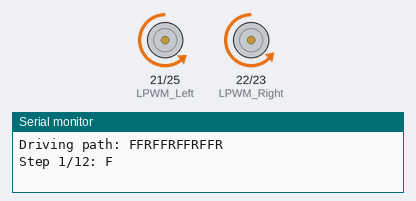
Bench run of a sketch on a simulated ESP32. On the bench: motor-driver pin pairs drawn as motors (green arrow = first pin HIGH = forward, orange = second pin HIGH = backward, longer = more drive), the last lines printed to the serial monitor.

Above: at 3.15 s.
At 4.32 s:
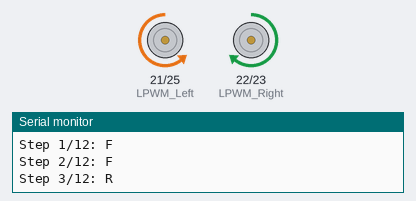
At 6.32 s:
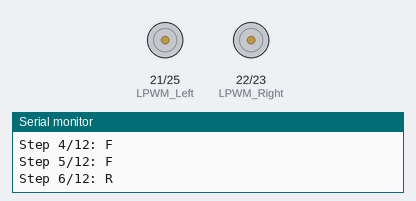
Timing chart, 0 to 7.0 s (numbered marks = the images above):
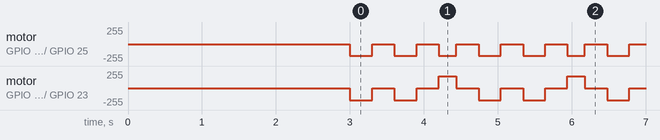

The sketch:

v05_command_runner_square.ino
```cpp
// v05 - Command runner: drive a path written as letters
//   F = forward one cell (30 cm)
//   R = spin 90 degrees right
//   L = spin 90 degrees left
// Test path: a square of 2 cells per side, ending where it started.
//
// Changed from v04:
//  - New "command runner" that reads a string like "FFRFFL" and drives it
//  - It uses millis() instead of delay(), so the ESP32 is never "frozen".
//    This is needed in the next version, where the robot must listen to
//    Wi-Fi (Go / Stop buttons) WHILE it is driving.

const int RPWM_Right = 23;
const int LPWM_Right = 22;
const int RPWM_Left  = 25;
const int LPWM_Left  = 21;

const int PWMFreq = 1000;
const int PWMResolution = 8;

// Straight driving (tuned)
const int RIGHT_SPEED = 186;
const int LEFT_SPEED  = 180;

// Calibrated times (milliseconds)
const int CELL_TIME       = 300;  // forward 30 cm   - confirmed v02
const int SPIN_SPEED      = 180;
const int SPIN_RIGHT_TIME = 238;  // 90 deg right    - confirmed v04
const int SPIN_LEFT_TIME  = 238;  // 90 deg left     - confirmed v04
const int PAUSE_TIME      = 300;  // stop between moves

// The path to drive (square, 2 cells per side)
const char* TEST_PATH = "FFRFFRFFRFFR";

// ---------- Command runner state ----------
String commands = "";            // the path being driven
int stepIndex = 0;               // which letter we are on
bool running = false;            // true while driving a path
bool pausing = false;            // true during the short stop after a move
unsigned long phaseStart = 0;    // when the current move/pause started
unsigned long moveDuration = 0;  // how long the current move lasts

void rotateMotor(int rightSpeed, int leftSpeed) {
  ledcWrite(RPWM_Right, max(rightSpeed, 0));
  ledcWrite(LPWM_Right, max(-rightSpeed, 0));

  ledcWrite(RPWM_Left, max(leftSpeed, 0));
  ledcWrite(LPWM_Left, max(-leftSpeed, 0));
}

void stopMotors() {
  rotateMotor(0, 0);
}

// Start the motors for one letter. Returns false for an unknown letter.
bool startMove(char c) {
  if (c == 'F') {
    rotateMotor(RIGHT_SPEED, LEFT_SPEED);
    moveDuration = CELL_TIME;
  } else if (c == 'R') {
    rotateMotor(-SPIN_SPEED, SPIN_SPEED);
    moveDuration = SPIN_RIGHT_TIME;
  } else if (c == 'L') {
    rotateMotor(SPIN_SPEED, -SPIN_SPEED);
    moveDuration = SPIN_LEFT_TIME;
  } else {
    return false;
  }

  Serial.print("Step ");
  Serial.print(stepIndex + 1);
  Serial.print("/");
  Serial.print(commands.length());
  Serial.print(": ");
  Serial.println(c);

  pausing = false;
  phaseStart = millis();
  return true;
}

// Begin driving a new path
void startCommands(String path) {
  commands = path;
  stepIndex = 0;
  running = true;

  // Skip any unknown letters at the start
  while (stepIndex < (int)commands.length() && !startMove(commands[stepIndex])) {
    stepIndex++;
  }
  if (stepIndex >= (int)commands.length()) {
    running = false;
    Serial.println("Nothing to do");
  }
}

// Emergency / manual stop
void stopCommands() {
  stopMotors();
  running = false;
  Serial.println("Stopped");
}

// Call this again and again from loop(). It checks the clock and moves
// on to the next step when the current move or pause has finished.
void updateRunner() {
  if (!running) return;

  unsigned long elapsed = millis() - phaseStart;

  if (!pausing && elapsed >= moveDuration) {
    // Move finished -> stop and start the pause
    stopMotors();
    pausing = true;
    phaseStart = millis();
  } else if (pausing && elapsed >= PAUSE_TIME) {
    // Pause finished -> next letter
    stepIndex++;
    while (stepIndex < (int)commands.length() && !startMove(commands[stepIndex])) {
      stepIndex++;  // skip unknown letters
    }
    if (stepIndex >= (int)commands.length()) {
      running = false;
      Serial.println("Done");
    }
  }
}

void setup() {
  Serial.begin(115200);

  ledcAttach(RPWM_Right, PWMFreq, PWMResolution);
  ledcAttach(LPWM_Right, PWMFreq, PWMResolution);
  ledcAttach(RPWM_Left, PWMFreq, PWMResolution);
  ledcAttach(LPWM_Left, PWMFreq, PWMResolution);
  stopMotors();

  delay(3000);  // time to step back (only here, before driving)

  Serial.print("Driving path: ");
  Serial.println(TEST_PATH);
  startCommands(TEST_PATH);
}

void loop() {
  updateRunner();
}
```

Measured:
- by itself, motor on GPIO 21 (LPWM_Left) / GPIO 25 (RPWM_Left): alternates backward 179/255 for 0.30 s and stopped for 0.30 s, 24 changes in all, then stays stopped
- by itself, motor on GPIO 22 (LPWM_Right) / GPIO 23 (RPWM_Right): repeats every 1.7 s: stopped 0.30 s, backward 185/255 0.30 s, stopped 0.30 s, forward 179/255 0.24 s, stopped 0.30 s, backward 185/255 0.30 s, until it stays stopped from 9.7 s
